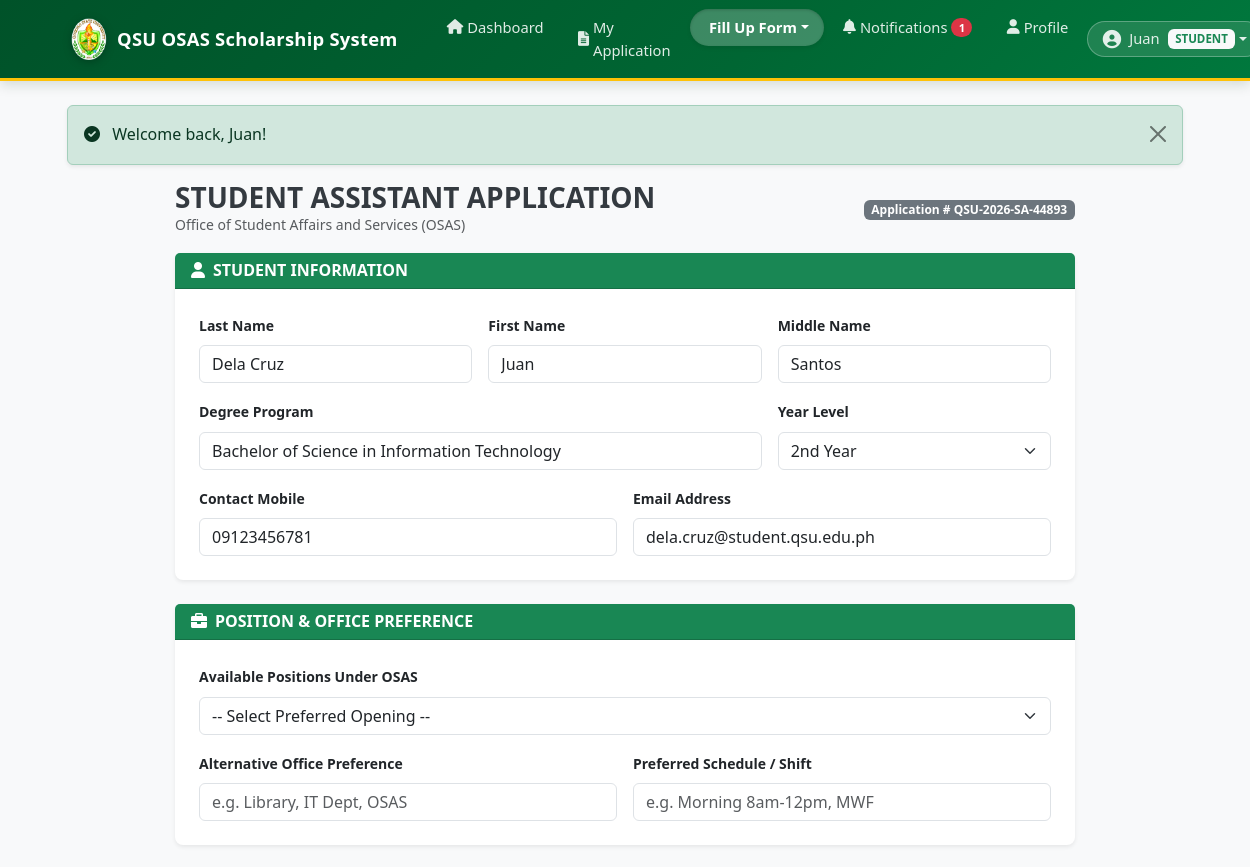
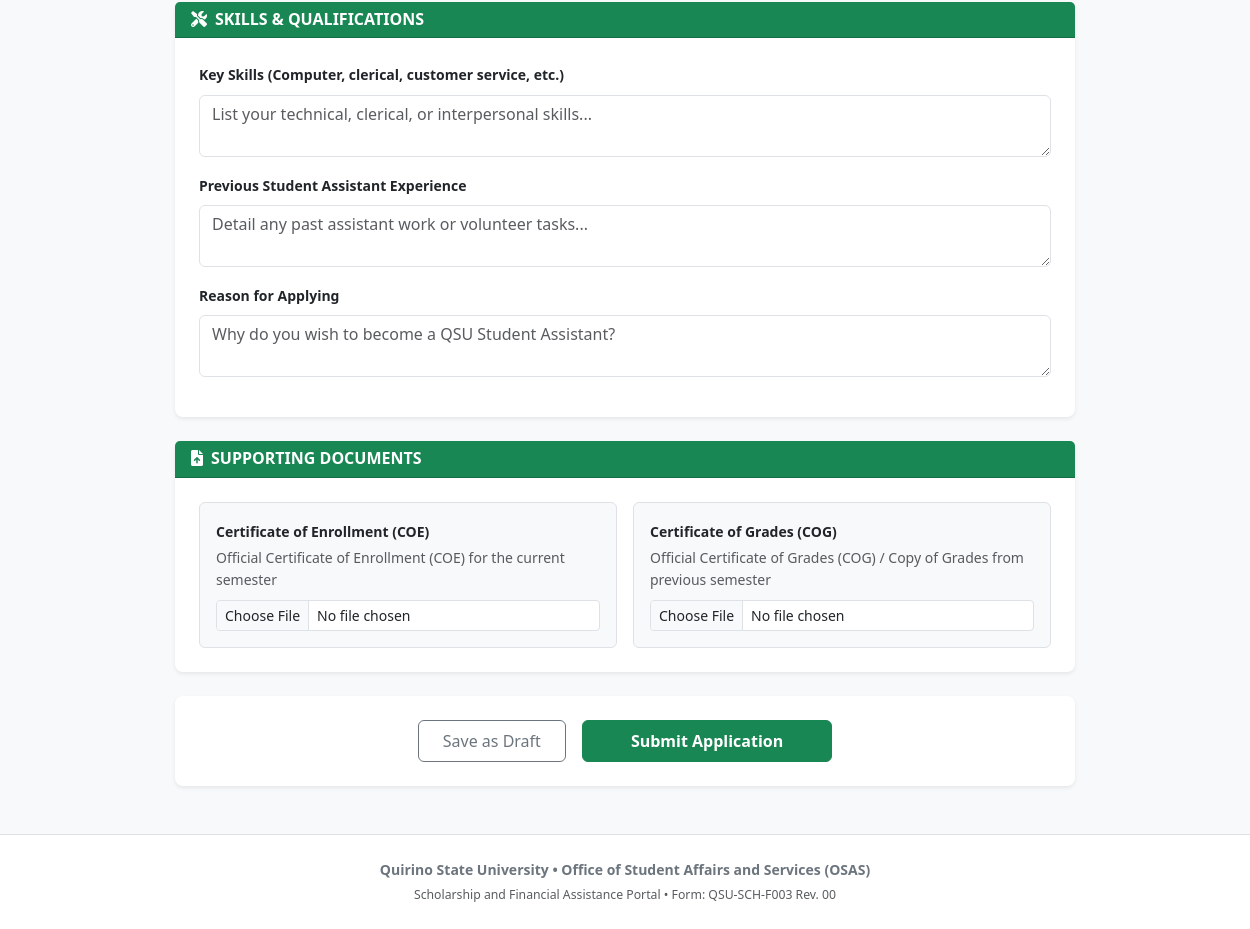
Screenshot of /student/apply/assistant (signed in) with the database file from the repository (2 pictures, top to bottom).
### tables this page shows
CREATE TABLE students (
    id INT PRIMARY KEY AUTO_INCREMENT,
    user_id INT NOT NULL,
    student_id VARCHAR(50) UNIQUE NOT NULL,
    last_name VARCHAR(100) NOT NULL,
    first_name VARCHAR(100) NOT NULL,
    middle_name VARCHAR(100),
    extension_name VARCHAR(20),
    degree_program VARCHAR(200),
    year_level TINYINT UNSIGNED DEFAULT 1,
    lrn_number VARCHAR(50),
    sex ENUM('Male','Female'),
    civil_status ENUM('Single','Married','Separated'),
    is_solo_parent TINYINT(1) DEFAULT 0,
    citizenship VARCHAR(100) DEFAULT 'Filipino',
    birthdate DATE,
    place_of_birth VARCHAR(200),
    physical_disability VARCHAR(200),
    ethnic_affiliation VARCHAR(100),
    street_barangay VARCHAR(255),
    municipality VARCHAR(100),
    province VARCHAR(100),
    zip_code VARCHAR(10),
    contact_number VARCHAR(20),
    email_address VARCHAR(150),
    is_dormitory TINYINT(1) DEFAULT 0,
    registering_as ENUM('New Student','Old Student','Transfer In','Lateral Transfer','Cross Enrollee'),
    created_at TIMESTAMP DEFAULT CURRENT_TIMESTAMP,
    updated_at TIMESTAMP DEFAULT CURRENT_TIMESTAMP ON UPDATE CURRENT_TIMESTAMP,
    FOREIGN KEY (user_id) REFERENCES users(id) ON DELETE CASCADE
);

CREATE TABLE requirements (
    id INT PRIMARY KEY AUTO_INCREMENT,
    application_type_id INT NOT NULL,
    name VARCHAR(200) NOT NULL,
    description TEXT,
    is_required TINYINT(1) DEFAULT 1,
    accepted_formats VARCHAR(100) DEFAULT 'pdf,jpg,jpeg,png',
    max_size_mb INT DEFAULT 5,
    display_order INT DEFAULT 0,
    is_active TINYINT(1) DEFAULT 1,
    created_at TIMESTAMP DEFAULT CURRENT_TIMESTAMP,
    FOREIGN KEY (application_type_id) REFERENCES application_types(id)
);

### views/forms/assistant_form.php (the view, shortened to what the rows shown need)
<div class="container-fluid px-0" style="max-width: 900px;">
    <div class="d-flex justify-content-between align-items-center mb-3">
        <div>
            <h3 class="fw-bold text-qsu-green mb-0">STUDENT ASSISTANT APPLICATION</h3>
            <p class="text-muted small mb-0">Office of Student Affairs and Services (OSAS)</p>
        </div>
        <div>
            <span class="badge bg-secondary">Application # <?= htmlspecialchars($application['application_number']) ?></span>
        </div>
    </div>
    <form action="<?= BASE_URL ?>/student/apply/assistant" method="POST" enctype="multipart/form-data">
        <div class="card shadow-sm border-0 mb-4">
            <div class="card-header bg-success text-white py-2">
                <h6 class="fw-bold mb-0"><i class="fas fa-user me-2"></i>STUDENT INFORMATION</h6>
            </div>
            <div class="card-body p-4">
                <div class="row g-3 mb-3">
                    <div class="col-md-4">
                        <label class="form-label small fw-semibold">Last Name</label>
                        <input type="text" name="last_name" class="form-control" value="<?= htmlspecialchars($student['last_name'] ?? '') ?>" required>
                    </div>
                    <div class="col-md-4">
                        <label class="form-label small fw-semibold">First Name</label>
                        <input type="text" name="first_name" class="form-control" value="<?= htmlspecialchars($student['first_name'] ?? '') ?>" required>
                    </div>
                    <div class="col-md-4">
                        <label class="form-label small fw-semibold">Middle Name</label>
                        <input type="text" name="middle_name" class="form-control" value="<?= htmlspecialchars($student['middle_name'] ?? '') ?>">
                    </div>
                    <div class="col-md-8">
                        <label class="form-label small fw-semibold">Degree Program</label>
                        <input type="text" name="degree_program" class="form-control" value="<?= htmlspecialchars($student['degree_program'] ?? '') ?>" required>
                    </div>
                    <div class="col-md-4">
                        <label class="form-label small fw-semibold">Year Level</label>
                        <select name="year_level" class="form-select">
                            <?php for ($i=1; $i<=5; $i++): ?>
                            <option value="<?= $i ?>" <?= ($student['year_level'] ?? 1) == $i ? 'selected' : '' ?>><?= yearLevelLabel($i) ?></option>
                            <?php endfor; ?>
                        </select>
                    </div>
                </div>
                <div class="row g-3">
                    <div class="col-md-6">
                        <label class="form-label small fw-semibold">Contact Mobile</label>
                        <input type="text" name="contact_number" class="form-control" value="<?= htmlspecialchars($student['contact_number'] ?? '') ?>">
                    </div>
                    <div class="col-md-6">
                        <label class="form-label small fw-semibold">Email Address</label>
                        <input type="email" name="email_address" class="form-control" value="<?= htmlspecialchars($student['email_address'] ?? '') ?>">
                    </div>
                </div>
            </div>
        </div>
        <div class="card shadow-sm border-0 mb-4">
            <div class="card-header bg-success text-white py-2">
                <h6 class="fw-bold mb-0"><i class="fas fa-briefcase me-2"></i>POSITION & OFFICE PREFERENCE</h6>
            </div>
            <div class="card-body p-4">
                <div class="mb-3">
                    <label class="form-label small fw-semibold">Available Positions Under OSAS</label>
                    <select name="preferred_position_id" class="form-select">
                        <option value="">-- Select Preferred Opening --</option>
                    </select>
                </div>
                <div class="row g-3">
                    <div class="col-md-6">
                        <label class="form-label small fw-semibold">Alternative Office Preference</label>
                        <input type="text" name="preferred_office" class="form-control" placeholder="e.g. Library, IT Dept, OSAS" value="<?= htmlspecialchars($saApp['preferred_office'] ?? '') ?>">
                    </div>
                    <div class="col-md-6">
                        <label class="form-label small fw-semibold">Preferred Schedule / Shift</label>
                        <input type="text" name="preferred_schedule" class="form-control" placeholder="e.g. Morning 8am-12pm, MWF" value="<?= htmlspecialchars($saApp['preferred_schedule'] ?? '') ?>">
                    </div>
                </div>
            </div>
        </div>
        <div class="card shadow-sm border-0 mb-4">
            <div class="card-header bg-success text-white py-2">
                <h6 class="fw-bold mb-0"><i class="fas fa-tools me-2"></i>SKILLS & QUALIFICATIONS</h6>
            </div>
            <div class="card-body p-4">
                <div class="mb-3">
                    <label class="form-label small fw-semibold">Key Skills (Computer, clerical, customer service, etc.)</label>
                    <textarea name="skills" class="form-control" rows="2" placeholder="List your technical, clerical, or interpersonal skills..."><?= htmlspecialchars($saApp['skills'] ?? '') ?></textarea>
                </div>
                <div class="mb-3">
                    <label class="form-label small fw-semibold">Previous Student Assistant Experience</label>
                    <textarea name="previous_experience" class="form-control" rows="2" placeholder="Detail any past assistant work or volunteer tasks..."><?= htmlspecialchars($saApp['previous_experience'] ?? '') ?></textarea>
                </div>
                <div class="mb-3">
                    <label class="form-label small fw-semibold">Reason for Applying</label>
                    <textarea name="reason_for_applying" class="form-control" rows="2" placeholder="Why do you wish to become a QSU Student Assistant?"><?= htmlspecialchars($saApp['reason_for_applying'] ?? '') ?></textarea>
                </div>
            </div>
        </div>
        <div class="card shadow-sm border-0 mb-4">
            <div class="card-header bg-success text-white py-2">
                <h6 class="fw-bold mb-0"><i class="fas fa-file-upload me-2"></i>SUPPORTING DOCUMENTS</h6>
            </div>
            <div class="card-body p-4">
                <div class="row g-3">
                    <?php foreach ($requirements as $req): ?>
                    <div class="col-md-6">
                        <div class="p-3 border rounded bg-light">
                            <label class="form-label fw-bold small mb-1"><?= htmlspecialchars($req['name']) ?></label>
                            <div class="small text-muted mb-2"><?= htmlspecialchars($req['description']) ?></div>
                            <input type="file" name="doc_<?= $req['id'] ?>" class="form-control form-control-sm" accept=".pdf,.jpg,.jpeg,.png">
                        </div>
                    </div>
                    <?php endforeach; ?>
                </div>
            </div>
        </div>
        <div class="card shadow-sm border-0 mb-4">
            <div class="card-body p-4 text-center">
                <div class="d-flex justify-content-center gap-3">
                    <button type="submit" name="submit_action" value="draft" class="btn btn-outline-secondary px-4 py-2">Save as Draft</button>
                    <button type="submit" name="submit_action" value="submit" class="btn btn-success px-5 py-2 fw-bold">Submit Application</button>
                </div>
            </div>
        </div>
    </form>
</div>
<?php $content = ob_get_clean(); include __DIR__ . '/../layouts/student_layout.php'; ?>

### index.php (shortened to what the rows shown need)
<?php
require_once __DIR__ . "/config/config.php";
require_once __DIR__ . "/lib/BaseModel.php";
$requestUri = $_SERVER["REQUEST_URI"];
$basePath = "/SCHOLARSHIP";
$path = str_replace($basePath, "", parse_url($requestUri, PHP_URL_PATH));
$path = rtrim($path, "/");
$method = $_SERVER["REQUEST_METHOD"];
foreach ($routes as [$routeMethod, $routePath, $controllerName, $actionName]) {
    if ($method === $routeMethod && $path === $routePath) {
        $controller = new $controllerName();
        $controller->$actionName();
        break;
    }
}

### views/layouts/student_layout.php (shortened to what the rows shown need)
<?php
$unreadCount = $unreadCount ?? 0;
$student = $student ?? [];
?>
<!DOCTYPE html>
<html lang="en">
<head>
    <link href="https://cdn.jsdelivr.net/npm/bootstrap@5.3.0/dist/css/bootstrap.min.css" rel="stylesheet">
    <link href="https://cdnjs.cloudflare.com/ajax/libs/font-awesome/6.0.0/css/all.min.css" rel="stylesheet">
    <link href="<?= BASE_URL ?>/public/assets/css/style.css" rel="stylesheet">
</head>
<body class="bg-light d-flex flex-column min-vh-100">
    <nav class="navbar navbar-expand-lg navbar-dark bg-primary shadow-sm">
        <div class="container">
            <a class="navbar-brand" href="<?= BASE_URL ?>/student/dashboard">
                <img src="<?= BASE_URL ?>/public/assets/img/qsulogo.png" alt="QSU Logo" class="me-2">
                <span><?= APP_NAME ?></span>
            </a>
            <div class="collapse navbar-collapse" id="studentNav">
                <ul class="navbar-nav me-auto mb-2 mb-lg-0 ms-lg-3">
                    <li class="nav-item">
                        <a class="nav-link <?= strpos($_SERVER['REQUEST_URI'], '/student/dashboard') !== false ? 'active' : '' ?>" href="<?= BASE_URL ?>/student/dashboard">
                            <i class="fas fa-home me-1"></i> Dashboard
                        </a>
                    </li>
                    <li class="nav-item">
                        <a class="nav-link <?= strpos($_SERVER['REQUEST_URI'], '/student/application') !== false ? 'active' : '' ?>" href="<?= BASE_URL ?>/student/application">
                            <i class="fas fa-file-alt me-1"></i> My Application
                        </a>
                    </li>
                    <li class="nav-item dropdown">
                        <a class="nav-link dropdown-toggle <?= strpos($_SERVER['REQUEST_URI'], '/student/apply') !== false ? 'active' : '' ?>" href="#" role="button" data-bs-toggle="dropdown">
                            <i class="fas fa-file-pen me-1"></i> Fill Up Form
                        </a>
                    </li>
                    <li class="nav-item">
                        <a class="nav-link position-relative <?= strpos($_SERVER['REQUEST_URI'], '/student/notifications') !== false ? 'active' : '' ?>" href="<?= BASE_URL ?>/student/notifications">
                            <i class="fas fa-bell me-1"></i> Notifications
                            <?php if ($unreadCount > 0): ?>
                            <span class="badge bg-danger rounded-pill ms-1" style="font-size: 0.7rem;"><?= $unreadCount ?></span>
                            <?php endif; ?>
                        </a>
                    </li>
                    <li class="nav-item">
                        <a class="nav-link <?= strpos($_SERVER['REQUEST_URI'], '/student/profile') !== false ? 'active' : '' ?>" href="<?= BASE_URL ?>/student/profile">
                            <i class="fas fa-user me-1"></i> Profile
                        </a>
                    </li>
                </ul>
                <div class="navbar-nav ms-auto">
                    <div class="nav-item dropdown">
                        <a class="nav-link dropdown-toggle text-white d-flex align-items-center navbar-user-btn" href="#" role="button" data-bs-toggle="dropdown">
                            <span class="me-1"><?= htmlspecialchars($student['first_name'] ?? 'Student') ?></span>
                            <span class="badge bg-light text-success fw-bold ms-1" style="font-size: 0.72rem;">STUDENT</span>
                        </a>
                    </div>
                </div>
            </div>
        </div>
    </nav>
    <main class="container py-4 flex-grow-1">
        <?php include __DIR__ . '/../partials/flash_messages.php'; ?>
        <?= $content ?? '' ?>
    </main>
    <footer class="footer mt-auto">
        <div class="container text-center">
            <p class="mb-1 fw-semibold">Quirino State University &bull; Office of Student Affairs and Services (OSAS)</p>
            <p class="mb-0 text-muted small">Scholarship and Financial Assistance Portal &bull; Form: QSU-SCH-F003 Rev. 00</p>
        </div>
    </footer>
</body>
</html>

### rows the page displays
students: first_name "Juan", last_name "Dela Cruz", middle_name "Santos", degree_program "Bachelor of Science in Information Technology", contact_number "09123456781", email_address "dela.cruz@student.qsu.edu.ph"
requirements: name "Certificate of Enrollment (COE)", description "Official Certificate of Enrollment (COE) for the current semester"
requirements: name "Certificate of Grades (COG)", description "Official Certificate of Grades (COG) / Copy of Grades from previous semester"

### other values shown
$f['message'] "Welcome back, Juan!"
$application['application_number'] "QSU-2026-SA-44893"
form field year_level "2nd Year"
